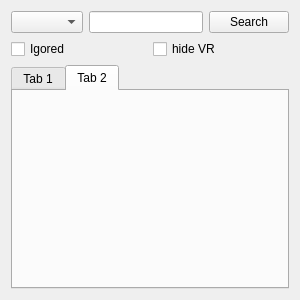
<?xml version="1.0" encoding="UTF-8"?>
<ui version="4.0">
 <class>elf::NavigatorBar</class>
 <widget class="QWidget" name="elf::NavigatorBar">
  <property name="geometry">
   <rect>
    <x>0</x>
    <y>0</y>
    <width>300</width>
    <height>300</height>
   </rect>
  </property>
  <property name="windowTitle">
   <string>NavigatorBar</string>
  </property>
  <layout class="QVBoxLayout" name="verticalLayout_2">
   <item>
    <layout class="QVBoxLayout" name="verticalLayout">
     <item>
      <layout class="QHBoxLayout" name="horizontalLayout">
       <property name="topMargin">
        <number>0</number>
       </property>
       <item>
        <widget class="QComboBox" name="comboBox"/>
       </item>
       <item>
        <widget class="QLineEdit" name="searchLineEdit"/>
       </item>
       <item>
        <widget class="QPushButton" name="searchBut">
         <property name="text">
          <string>Search</string>
         </property>
        </widget>
       </item>
      </layout>
     </item>
     <item>
      <layout class="QHBoxLayout" name="horizontalLayout_2">
       <property name="topMargin">
        <number>0</number>
       </property>
       <item>
        <widget class="QCheckBox" name="ignoredCheckBox">
         <property name="text">
          <string>Igored</string>
         </property>
        </widget>
       </item>
       <item>
        <widget class="QCheckBox" name="hideVRCheckBox">
         <property name="text">
          <string>hide VR</string>
         </property>
        </widget>
       </item>
      </layout>
     </item>
     <item>
      <widget class="QTabWidget" name="tabWidget">
       <property name="currentIndex">
        <number>1</number>
       </property>
       <widget class="QWidget" name="tab">
        <property name="sizePolicy">
         <sizepolicy hsizetype="Preferred" vsizetype="Preferred">
          <horstretch>0</horstretch>
          <verstretch>0</verstretch>
         </sizepolicy>
        </property>
        <attribute name="title">
         <string>Tab 1</string>
        </attribute>
        <layout class="QVBoxLayout" name="verticalLayout_6">
         <item>
          <layout class="QVBoxLayout" name="verticalLayout_4">
           <item>
            <widget class="MovieListView" name="movieList"/>
           </item>
          </layout>
         </item>
        </layout>
       </widget>
       <widget class="QWidget" name="tab_2">
        <attribute name="title">
         <string>Tab 2</string>
        </attribute>
        <layout class="QVBoxLayout" name="verticalLayout_7">
         <item>
          <layout class="QVBoxLayout" name="verticalLayout_5"/>
         </item>
        </layout>
       </widget>
      </widget>
     </item>
    </layout>
   </item>
  </layout>
 </widget>
 <customwidgets>
  <customwidget>
   <class>MovieListView</class>
   <extends>QListView</extends>
   <header>MovieListView.h</header>
  </customwidget>
 </customwidgets>
 <resources/>
 <connections/>
</ui>
